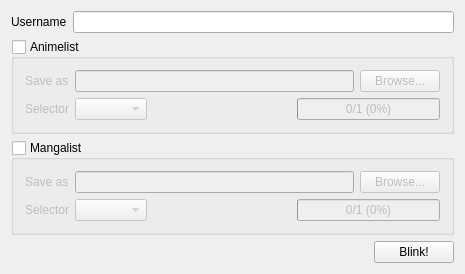
<?xml version="1.0" encoding="UTF-8"?>
<ui version="4.0">
 <class>MainWindow</class>
 <widget class="QMainWindow" name="MainWindow">
  <property name="geometry">
   <rect>
    <x>0</x>
    <y>0</y>
    <width>465</width>
    <height>263</height>
   </rect>
  </property>
  <property name="windowTitle">
   <string>MainWindow</string>
  </property>
  <widget class="QWidget" name="centralWidget">
   <layout class="QVBoxLayout" name="verticalLayout">
    <item>
     <layout class="QFormLayout" name="formLayout">
      <property name="fieldGrowthPolicy">
       <enum>QFormLayout::AllNonFixedFieldsGrow</enum>
      </property>
      <item row="0" column="1">
       <widget class="QLineEdit" name="usernameEdit"/>
      </item>
      <item row="0" column="0">
       <widget class="QLabel" name="usernameLbl">
        <property name="text">
         <string>Username</string>
        </property>
       </widget>
      </item>
     </layout>
    </item>
    <item>
     <widget class="QGroupBox" name="anime_group">
      <property name="title">
       <string>Animelist</string>
      </property>
      <property name="flat">
       <bool>false</bool>
      </property>
      <property name="checkable">
       <bool>true</bool>
      </property>
      <property name="checked">
       <bool>false</bool>
      </property>
      <layout class="QFormLayout" name="formLayout_2">
       <item row="0" column="0">
        <widget class="QLabel" name="anime_saveAsLbl">
         <property name="text">
          <string>Save as</string>
         </property>
        </widget>
       </item>
       <item row="0" column="1">
        <layout class="QHBoxLayout" name="horizontalLayout_2">
         <item>
          <widget class="QLineEdit" name="anime_path"/>
         </item>
         <item>
          <widget class="QPushButton" name="anime_browseButton">
           <property name="text">
            <string>Browse...</string>
           </property>
          </widget>
         </item>
        </layout>
       </item>
       <item row="1" column="0">
        <widget class="QLabel" name="anime_selectorLbl">
         <property name="text">
          <string>Selector</string>
         </property>
        </widget>
       </item>
       <item row="1" column="1">
        <layout class="QHBoxLayout" name="horizontalLayout_3">
         <item>
          <widget class="QComboBox" name="anime_selectorFormat"/>
         </item>
         <item>
          <spacer name="horizontalSpacer_2">
           <property name="orientation">
            <enum>Qt::Horizontal</enum>
           </property>
           <property name="sizeHint" stdset="0">
            <size>
             <width>40</width>
             <height>20</height>
            </size>
           </property>
          </spacer>
         </item>
         <item>
          <widget class="QProgressBar" name="anime_progress">
           <property name="maximum">
            <number>1</number>
           </property>
           <property name="value">
            <number>0</number>
           </property>
           <property name="format">
            <string>%v/%m (%p%)</string>
           </property>
          </widget>
         </item>
        </layout>
       </item>
      </layout>
     </widget>
    </item>
    <item>
     <widget class="QGroupBox" name="manga_group">
      <property name="title">
       <string>Mangalist</string>
      </property>
      <property name="flat">
       <bool>false</bool>
      </property>
      <property name="checkable">
       <bool>true</bool>
      </property>
      <property name="checked">
       <bool>false</bool>
      </property>
      <layout class="QFormLayout" name="formLayout_3">
       <item row="0" column="0">
        <widget class="QLabel" name="manga_saveAsLbl">
         <property name="text">
          <string>Save as</string>
         </property>
        </widget>
       </item>
       <item row="0" column="1">
        <layout class="QHBoxLayout" name="horizontalLayout_4">
         <item>
          <widget class="QLineEdit" name="manga_path"/>
         </item>
         <item>
          <widget class="QPushButton" name="manga_browseButton">
           <property name="text">
            <string>Browse...</string>
           </property>
          </widget>
         </item>
        </layout>
       </item>
       <item row="1" column="0">
        <widget class="QLabel" name="manga_selectorLbl">
         <property name="text">
          <string>Selector</string>
         </property>
        </widget>
       </item>
       <item row="1" column="1">
        <layout class="QHBoxLayout" name="horizontalLayout_5">
         <item>
          <widget class="QComboBox" name="manga_selectorFormat"/>
         </item>
         <item>
          <spacer name="horizontalSpacer_3">
           <property name="orientation">
            <enum>Qt::Horizontal</enum>
           </property>
           <property name="sizeHint" stdset="0">
            <size>
             <width>40</width>
             <height>20</height>
            </size>
           </property>
          </spacer>
         </item>
         <item>
          <widget class="QProgressBar" name="manga_progress">
           <property name="maximum">
            <number>1</number>
           </property>
           <property name="value">
            <number>0</number>
           </property>
           <property name="format">
            <string>%v/%m (%p%)</string>
           </property>
          </widget>
         </item>
        </layout>
       </item>
      </layout>
     </widget>
    </item>
    <item>
     <spacer name="verticalSpacer">
      <property name="orientation">
       <enum>Qt::Vertical</enum>
      </property>
      <property name="sizeHint" stdset="0">
       <size>
        <width>20</width>
        <height>40</height>
       </size>
      </property>
     </spacer>
    </item>
    <item>
     <layout class="QHBoxLayout" name="horizontalLayout">
      <item>
       <spacer name="horizontalSpacer">
        <property name="orientation">
         <enum>Qt::Horizontal</enum>
        </property>
        <property name="sizeHint" stdset="0">
         <size>
          <width>40</width>
          <height>20</height>
         </size>
        </property>
       </spacer>
      </item>
      <item>
       <widget class="QPushButton" name="blinkButton">
        <property name="text">
         <string>Blink!</string>
        </property>
       </widget>
      </item>
     </layout>
    </item>
   </layout>
  </widget>
 </widget>
 <layoutdefault spacing="6" margin="11"/>
 <resources/>
 <connections/>
 <slots>
  <slot>onBlinkButtonPressed()</slot>
 </slots>
</ui>
